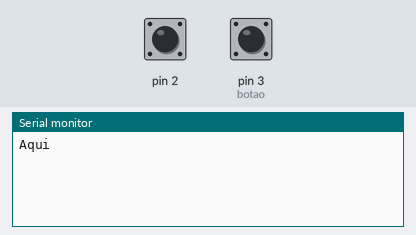
Bench run of a sketch on a simulated Arduino Uno, built with avr-gcc and run on an emulated ATmega328P. Shown: the last lines printed to the serial monitor. The inputs (shaded band) are chosen by the test bench; at power-on: pin 3 (botao) HIGH, pin 2 HIGH.

Above: at 1.2 s.
1.3 s: pin 3 (botao) pulled LOW for 0.15 s
At 2.6 s:
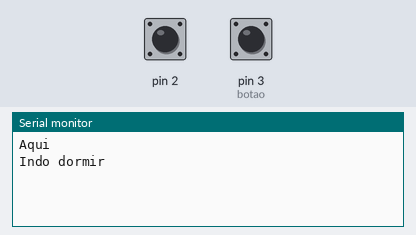
2.9 s: pin 3 (botao) pulled LOW for 1 s
At 3.8 s:
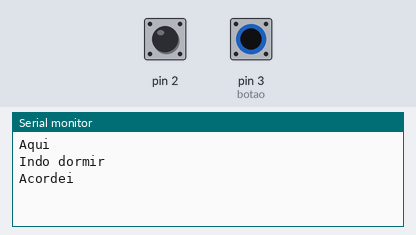

The sketch:

LowPower.ino
```cpp
#include <LowPower.h>
int val;
int tempo;
int botao = 3;
int state;
void setup(){
  Serial.begin(9600);
  pinMode(2, INPUT_PULLUP);
  //attachInterrupt(digitalPinToInterrupt(2), wakeUp, FALLING);
  Serial.println("Aqui");
  tempo = millis();

}

void loop(){
  delay(50);
  val = digitalRead(botao);
  while (digitalRead(2) == LOW){
    delay(100);
  }
  delay(50);
  if (val == LOW){
    Serial.println("Indo dormir");
    delay(50);
    state = 1;

    delay(1000);
    attachInterrupt(digitalPinToInterrupt(botao), wakeUp, LOW);
    while (state){
      LowPower.powerDown(SLEEP_8S, ADC_OFF, BOD_OFF);
    }
  }
}

void wakeUp(){
  detachInterrupt(digitalPinToInterrupt(botao));
  while (digitalRead(2) == LOW){
    delay(100);
  }
  state = 0;

  delay(50);
  Serial.println("Acordei");
  delay(50);
}
```

Measured:
- after the input at 1.3 s, the serial monitor: prints a new line after 0.10 s (image 1)
- after the input at 2.9 s, the serial monitor: prints a new line at once (image 2)
